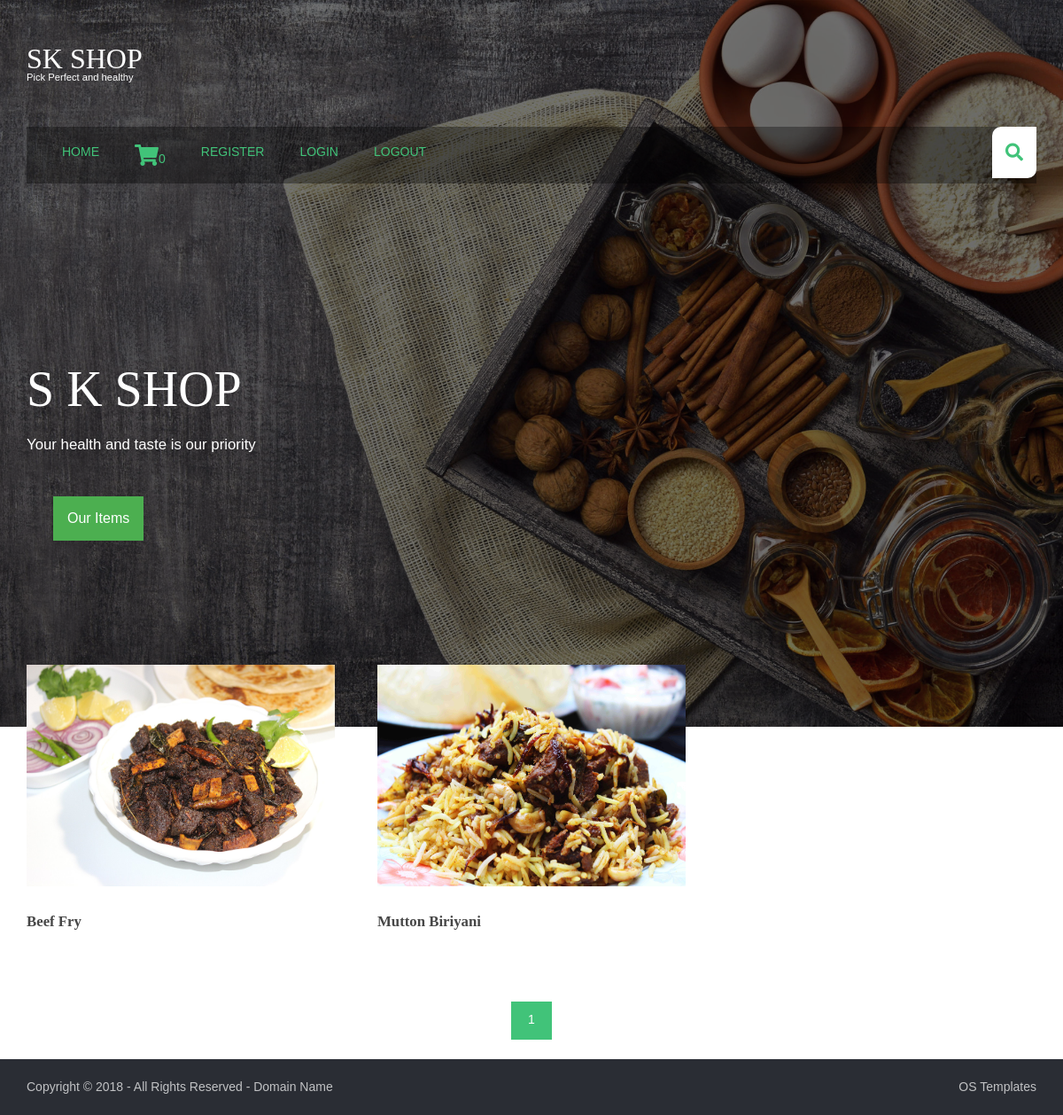
Screenshot of /food/ with the database file from the repository.
### productapp/models.py (models this page shows, shortened)
class products(models.Model):
    name = models.CharField(max_length=150, unique=True)
    slug = models.SlugField(max_length=150, unique=True)
    img=models.ImageField(upload_to='product')
    desc=models.TextField()
    stock=models.IntegerField()
    available=models.BooleanField()
    price=models.IntegerField()
    category=models.ForeignKey(categ,on_delete=models.CASCADE)
    def get_url(self):
        return reverse('details',args=[self.category.slug,self.slug])

### productapp/views.py (the view)
# urls.py: path('',views.home,name='home'),
def home(request,c_slug=None):
    c_page = None
    prodt = None
    if c_slug != None:
        c_page=get_object_or_404(categ,slug=c_slug)
        prodt=products.objects.filter(category=c_page,available=True)
    else:
        prodt=products.objects.all().filter(available=True)
    cat=categ.objects.all()
    paginator=Paginator(prodt,6)
    try:
        page=int(request.GET.get('page','1'))
    except:
        page=1
    try:
        pro=paginator.page(page)
    except(EmptyPage,InvalidPage):
        pro=paginator.page(paginator.num_pages)
    return render(request,"home.html",{'pr':prodt,'ct':cat,'pg':pro})

### cartapp/context_processor.py (called while the page is built)
def count(request):
    item_count=0
    if 'admin' in request.path:
        return {}
    else:
        try:
            ct=cartlist.objects.filter(cart_id=c_id(request))
            cti=items.objects.all().filter(cart=ct[:1])
            for c in cti:
                item_count+=c.quan
        except cartlist.DoesNotExist:
            item_count=0
        return dict(itc=item_count)

### cartapp/views.py (called while the page is built)
def c_id(request):
    ct_id=request.session.session_key
    if not ct_id:
        ct_id=request.session.create()
    return ct_id

### productapp/models.py (called while the page is built)
    def get_url(self):
        return reverse('prod_cat',args=[self.slug])

### templates/home.html (shortened to what this page needs)
{% extends 'mainheader.html' %}
{% load static %}
{% block content%}
    <div id="searchform">
    </div>
  </section>
  <div id="pageintro" class="hoc clear">
    <article>
      <h3 class="heading">S K SHOP</h3>
      <p>Your health and taste is our priority</p>
    </article>
    <div class="dropdown">
  <button class="dropbtn">Our Items</button>
</div>
  </div>
</div>
  <main class="hoc container clear">
    <section id="introblocks">
      <ul class="nospace group">
        {% for i in pg.object_list %}
        <li class="one_third">
          <figure><a class="imgover" href="{{i.get_url}}"><img src="{{i.img.url}}" style="height:250px ;width:350px" alt=""></a>
            <figcaption>
              <h6 class="heading">{{i.name}}</h6>
            </figcaption>
          </figure>
        </li>
        {% endfor %}
      </ul>
    </section>
  </main>
<center>{% for p in pg.paginator.page_range %}
<a href="?page={{p}}" class="btn btn-danger btn-sm" {% if pg.number == p %} active {% endif %}>{{p}}</a>
{% endfor %}</center><br>
<div class="wrapper row5">
  <div id="copyright" class="hoc clear">
    <p class="fl_left">Copyright &copy; 2018 - All Rights Reserved - <a href="#">Domain Name</a></p>
    <p class="fl_right"> <a target="_blank" href="https://www.os-templates.com/" title="Free Website Templates">OS Templates</a></p>
  </div>
</div>
{% endblock %}

### static/hm/layout/styles/layout.css (style rules this page uses)
#navwrapper #searchform { display:block; position:relative; float:right; height:58px; line-height:1; z-index:999; border-radius:10px 0; }
#navwrapper #searchform::after { display:block; height:58px; line-height:58px; padding:0 15px; font-size:20px; font-family:"Font Awesome 5 Free"; font-weight:900; content:"\f002"; }
#navwrapper #searchform ::placeholder { text-transform:capitalize; }
#pageintro { padding:180px 0; }
#pageintro article { display:block; max-width:55%; }
#pageintro .heading { margin-bottom:20px; font-size:4rem; }
#pageintro p:last-of-type { font-size:1.2rem; }
.container { padding:80px 0; }
#introblocks { display:block; position:relative; margin:-150px 0 0 0; z-index:1; }
#introblocks > ul > li { margin-bottom:50px; }
#introblocks > ul > li:nth-last-child(-n+3) { margin-bottom:0; }
#introblocks > ul > li:nth-child(3n+1) { margin-left:0; clear:left; }
#introblocks figure figcaption { display:block; padding:30px 0 0 0; }
#introblocks figure figcaption .heading { font-size:1.2rem; font-weight:700; margin-bottom:0; }
#copyright { padding:20px 0; }
#copyright * { margin:0; padding:0; }
*, *::before, *::after { transition:all .3s ease-in-out; }
body { color:#474747; background-color:#FFFFFF; }
a { color:#41C379; }
.btn, .btn.inverse:hover { color:#FFFFFF; background-color:#41C379; border-color:#41C379; }
.imgover, .imgover:hover::after { color:#41C379; }
.row5, .row5 a { color:#C1C2C4; background-color:#2A2D34; }
#navwrapper #searchform { color:#41C379; background:#FFFFFF; }
#pageintro { color:#FFFFFF; }
@media screen and (min-width:1140px) { .hoc { max-width:1140px; } }

### static/hm/layout/styles/framework.css (style rules this page uses)
html { overflow-y:scroll; overflow-x:hidden; }
html, body { margin:0; padding:0; font-size:14px; line-height:1.6em; }
*, *::before, *::after { box-sizing:border-box; }
.nospace { margin:0; padding:0; list-style:none; }
.btn { display:inline-block; padding:8px 18px 10px; text-transform:uppercase; border:1px solid; }
.clear, .group { display:block; }
.clear::before, .clear::after, .group::before, .group::after { display:table; content:""; }
.clear, .clear::after, .group, .group::after { clear:both; }
a { outline:none; text-decoration:none; }
.fl_left, .imgl { float:left; }
.fl_right, .imgr { float:right; }
img { width:auto; max-width:100%; height:auto; margin:0; padding:0; border:none; line-height:normal; vertical-align:middle; }
.imgover { display:inline-block; position:relative; max-width:100%; }
.imgover::before, .imgover::after { display:block; position:absolute; content:""; text-align:center; opacity:0; }
.imgover::before { top:0; right:0; bottom:0; left:0; }
.imgover::after { top:50%; left:50%; width:50px; height:50px; line-height:50px; margin:-25px 0 0 -25px; font-family:"Font Awesome 5 Free"; font-weight:900; content:"\f06e"; font-size:28px; }
body, input, textarea, select { font-family:Verdana, Geneva, sans-serif; }
h1, h2, h3, h4, h5, h6, .heading { font-family:Georgia, "Times New Roman", Times, serif; }
label, input, textarea, select, button { display:block; resize:none; outline:none; color:inherit; font-size:inherit; font-family:inherit; vertical-align:middle; }
::placeholder { opacity:1; }
h1, h2, h3, h4, h5, h6, .heading { margin:0 0 20px 0; font-size:22px; line-height:normal; font-weight:normal; text-transform:capitalize; }
.wrapper { display:block; position:relative; width:100%; margin:0; padding:0; text-align:left; word-wrap:break-word; }
.hoc { display:block; margin:0 auto; }
address, article, aside, figcaption, figure, footer, header, main, nav, section { display:block; margin:0; padding:0; }
.one_half, .one_third, .two_third, .one_quarter, .two_quarter, .three_quarter { display:inline-block; float:left; margin:0 0 0 4.21052%; list-style:none; }
.one_third { width:30.52631%; }

### templates/mainheader.html (style rules this page uses)
.dropbtn { background-color: #4CAF50; color: white; padding: 16px; font-size: 16px; border: none; cursor: pointer; }
.dropdown { position: relative; display: inline-block; padding: 30px; }

### rows the page displays
products: img (picture), name "Beef Fry"
products: img (picture), name "Mutton Biriyani"

### other values shown
{{ itc }} "0"
{{ p }} "1"
